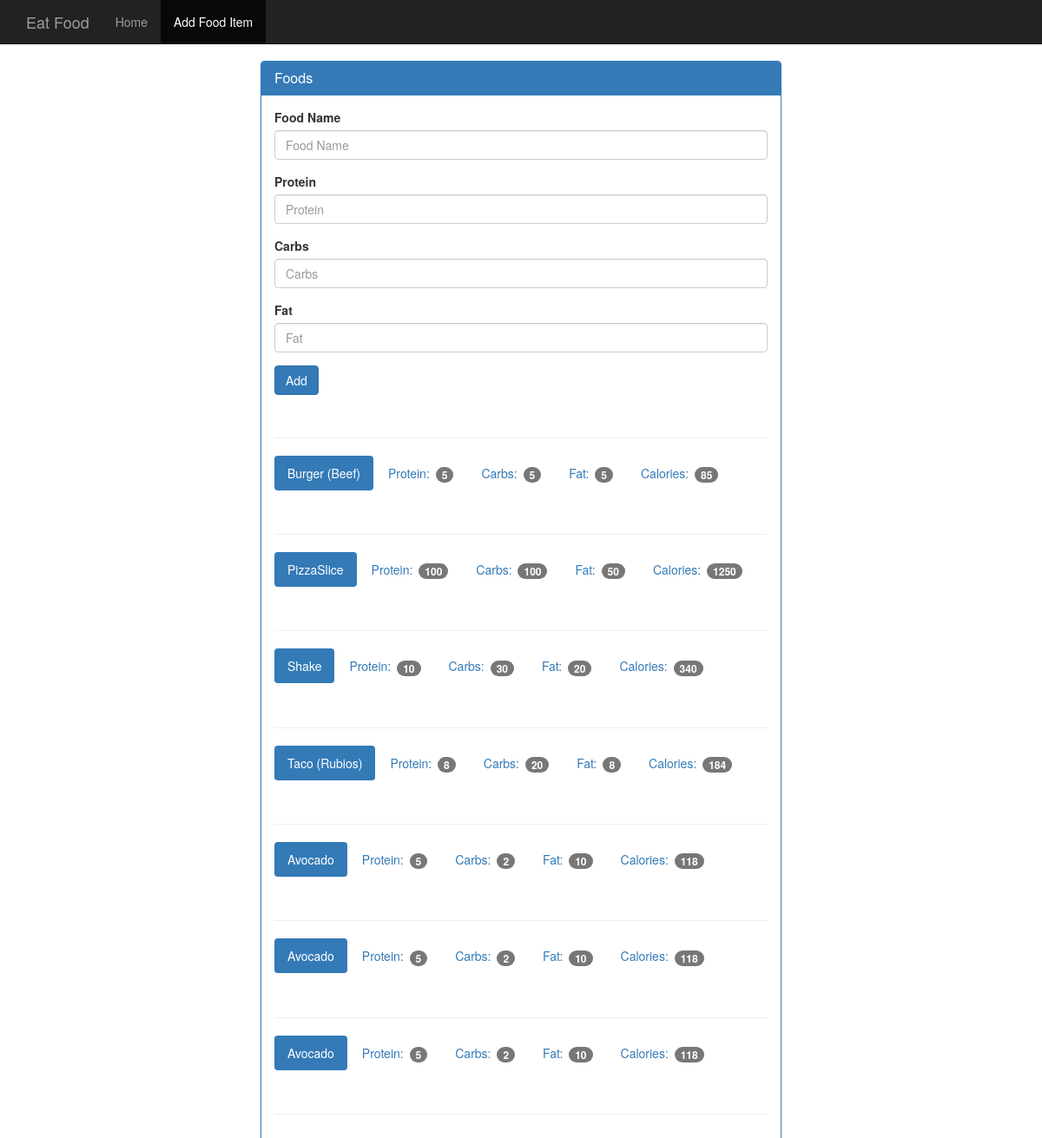
Before: /food with the older database file.
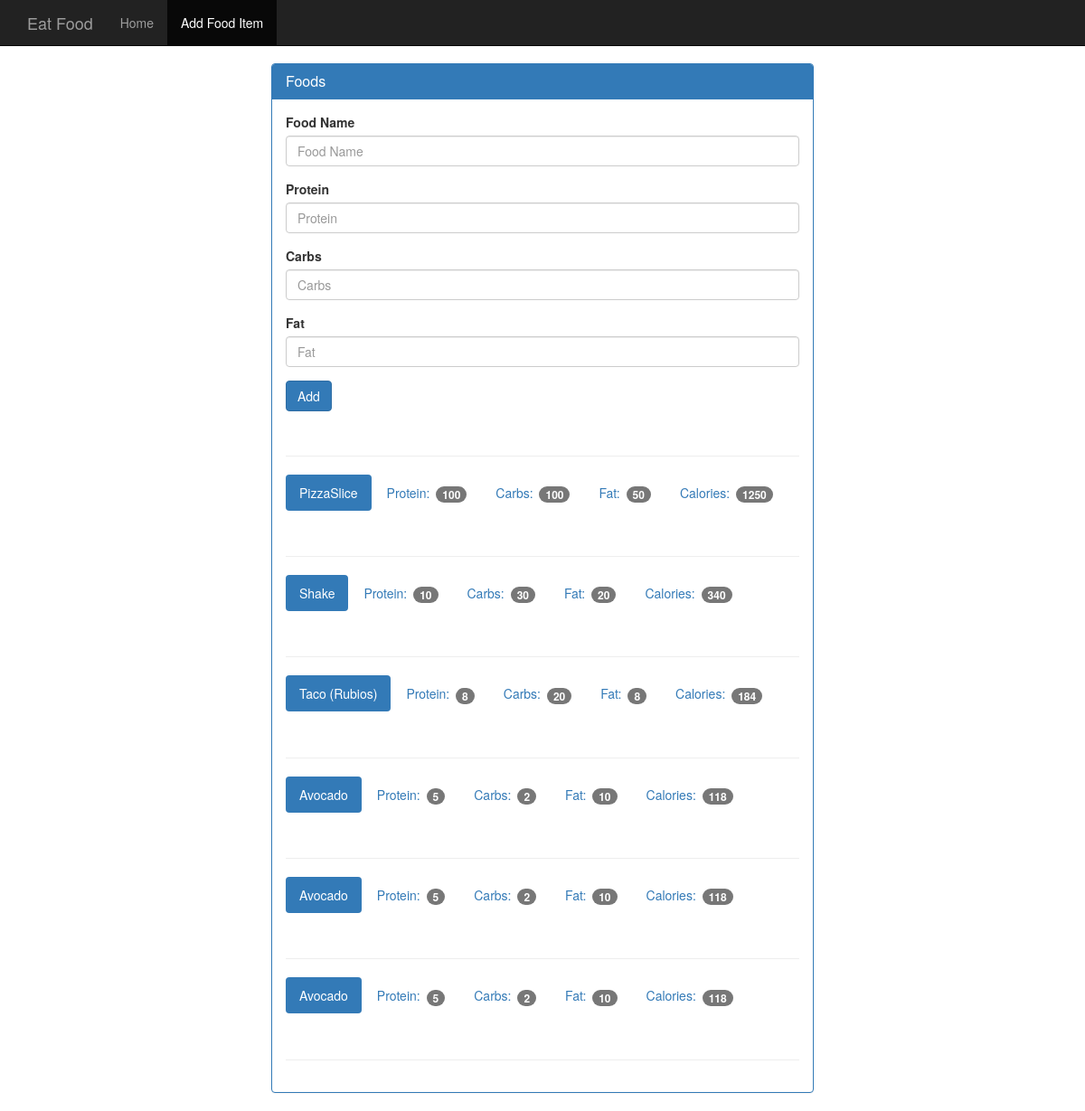
After: the same page with the newer database file.
### tables this page shows
CREATE TABLE food (
	id integer primary key autoincrement,
	name text not null,
	protein integer not null,
	carbs integer not null,
	fat integer not null,
	calories integer not null
);

### app.py (the view, shortened to what this page needs)
@app.route('/food', methods=['GET', 'POST'])
def food():
	db = get_db()   # initialize db
	cur = db.execute('select name, protein, carbs, fat, calories from food')
	results = cur.fetchall()
	return render_template('add_food.html', results=results)

### app.py (called while the page is built)
def connect_db():
	sql = sqlite3.connect('/home/vagrant/src/ALL_PROJ/Projects PPrinted/EatFood/food_log.db')
	sql.row_factory = sqlite3.Row # dictionaries instead of tuples (simpler)
	return sql

def get_db():
	if not hasattr(g, 'sqlite3_db'):
		g.sqlite_db = connect_db()
	return g.sqlite_db

### templates/add_food.html (shortened to what this page needs)
<!DOCTYPE html>
<html lang="en">
  <head>
    <link href="{{ url_for('static', filename='bootstrap.min.css') }}" rel="stylesheet">
    <link href="{{ url_for('static', filename='theme.css') }}" rel="stylesheet">
  </head>
  <body>
    <nav class="navbar navbar-inverse navbar-fixed-top">
      <div class="container">
        <div class="navbar-header">
          <a class="navbar-brand" href="#">Eat Food</a>
        </div>
        <div id="navbar" class="navbar-collapse collapse">
          <ul class="nav navbar-nav">
            <li><a href="#">Home</a></li>
            <li class="active"><a href="#">Add Food Item</a></li>
          </ul>
        </div>
      </div>
    </nav>
    <div class="container theme-showcase col-sm-6 col-sm-offset-3" role="main">
      <div class="row">
        <div>
          <div class="panel panel-primary">
            <div class="panel-heading">
              <h3 class="panel-title">Foods</h3>
            </div>
            <div class="panel-body">
              <form method="POST" action="{{ url_for('food') }}">
                <div class="form-group">
                  <label for="food-name">Food Name</label>
                  <input type="text" class="form-control" id="food-name" name="food-name" placeholder="Food Name">
                </div>
                <div class="form-group">
                  <label for="protein">Protein</label>
                  <input type="number" class="form-control" id="protein" name="protein" placeholder="Protein">
                </div>
                <div class="form-group">
                  <label for="carbohydrates">Carbs</label>
                  <input type="number" class="form-control" id="carbohydrates" name="carbs" placeholder="Carbs">
                </div>
                <div class="form-group">
                  <label for="fat">Fat</label>
                  <input type="number" class="form-control" id="fat" name="fat" placeholder="Fat">
                </div>
                <button type="submit" class="btn btn-primary">Add</button>
              </form>
              <div class="page-header"></div>
              {% for food in results %}
              <ul class="nav nav-pills" role="tablist">
                <li class="active"><a>{{ food.name }}</a></li>
                <li><a>Protein: <span class="badge">{{ food.protein }}</span></a></li>
                <li><a>Carbs: <span class="badge">{{ food.carbs }}</span></a></li>
                <li><a>Fat: <span class="badge">{{ food.fat }}</span></a></li>
                <li><a>Calories: <span class="badge">{{ food.calories }}</span></a></li>
              </ul>
               <div class="page-header"></div>
              {% endfor %}
            </div>
          </div>
        </div>
      </div>
    </div>
  </body>
</html>

### static/theme.css (style rules this page uses)
body { padding-top: 70px; padding-bottom: 30px; }

Changed rows visible on the page:
removed food: name "Burger (Beef)", protein "5", carbs "5", fat "5", calories "85"
